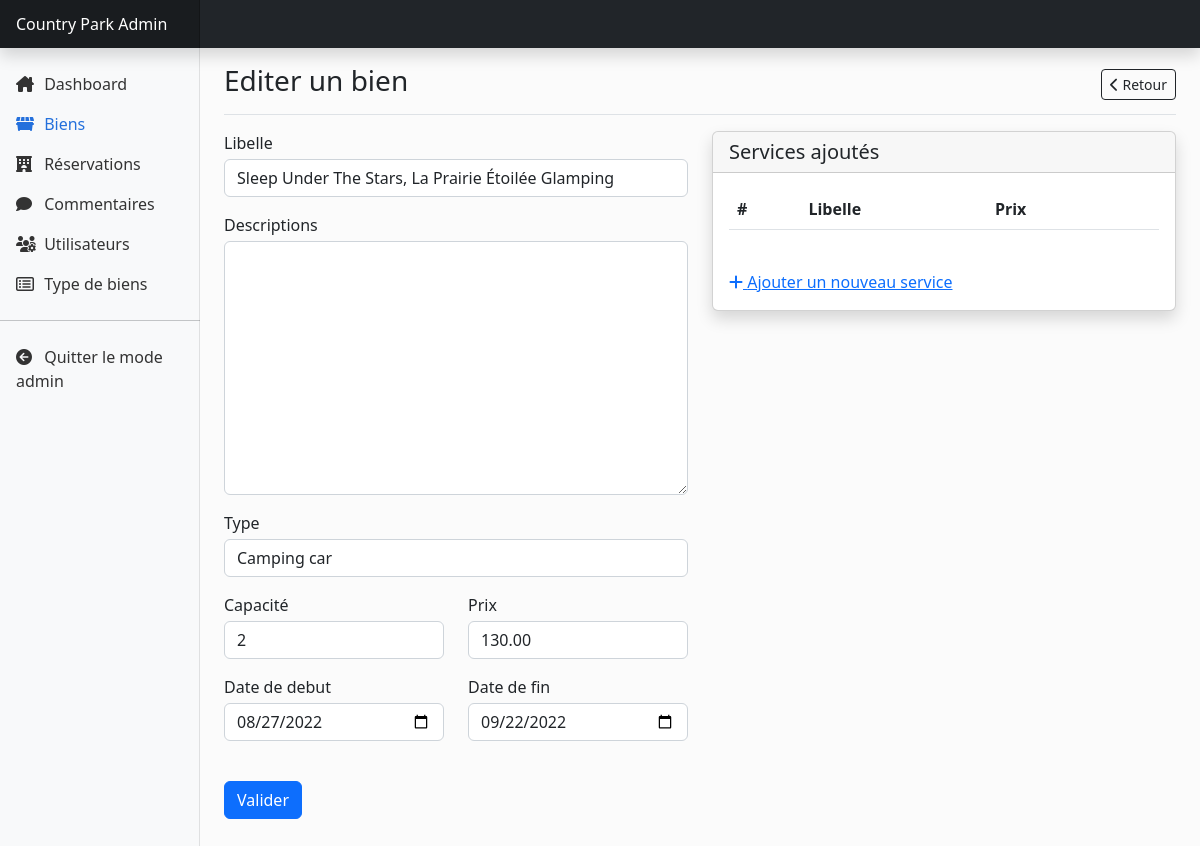
The page /admin/biens.php?action=edit&edit=3 (signed in) on the database its author committed.
### tables this page shows
CREATE TABLE `biens` (
  `id` int(11) NOT NULL,
  `libelle` varchar(100) NOT NULL,
  `datedebut` date NOT NULL,
  `datefin` date NOT NULL,
  `prix` decimal(10,2) NOT NULL,
  `descriptions` text NOT NULL,
  `capacite` int(11) NOT NULL,
  `typebien` int(11) NOT NULL
);

CREATE TABLE `typebiens` (
  `id` int(11) NOT NULL,
  `libelle` varchar(100) NOT NULL,
  `datecreation` datetime NOT NULL DEFAULT current_timestamp(),
  `datemiseajour` datetime NOT NULL DEFAULT current_timestamp()
);

### includes/db/biens.sql.php (called while the page is built, shortened)
<?php
function get_bien_by_id($id) {
    $pdo = get_connexion_pdo();
    $queryPrepare = $pdo->prepare("SELECT * FROM biens WHERE id = :id");
    $queryPrepare->bindParam(':id', $id);
    $queryPrepare->execute();
    return $queryPrepare->fetch();
}

### includes/db/type-biens.sql.php (called while the page is built, shortened)
<?php
function get_all_type_biens() {
    $pdo = get_connexion_pdo();
    $queryPrepared = $pdo->prepare("SELECT * FROM typebiens");
    $queryPrepared->execute();
    return $queryPrepared->fetchAll();
}
?>

### admin/includes/bien-editer.inc.php (the view, shortened to what this page needs)
<div class="d-flex justify-content-between flex-wrap flex-md-nowrap align-items-center pt-3 pb-2 mb-3 border-bottom">
    <h1 class="h3">Editer un bien </h1>
    <div class="btn-toolbar mb-2 mb-md-0">
        <a href="biens.php" class="btn btn-sm btn-outline-dark">
            <i class="fa-solid fa-chevron-left"></i>
            Retour
        </a>
    </div>
</div>
<?php
$bien = get_bien_by_id($_GET['edit']);
$id = $bien['id'];
$libelle = isset($_POST['libelle']) ? $_POST['libelle'] : $bien['libelle'];
$typeBienId = isset($_POST['typeBien']) ? $_POST['typeBien'] : $bien['typebien'];
$dateDebut = isset($_POST['dateDebut']) ? $_POST['dateDebut'] : $bien['datedebut'];
$dateFin = isset($_POST['dateFin']) ? $_POST['dateFin'] : $bien['datefin'];
$capacite = isset($_POST['capacite']) ? $_POST['capacite'] : $bien['capacite'];
$prix = isset($_POST['prix']) ? $_POST['prix'] : $bien['prix'];
$descriptions = isset($_POST['descriptions']) ? $_POST['descriptions'] : $bien['descriptions'];
$typeBiens = get_all_type_biens();
$erreurs = array();
?>
<form method="POST" action="biens.php?action=edit&edit=<?= $id ?>">
    <div class="row">
        <div class="col-lg-6 col-md-12 mb-md-5">
            <div class="row mb-3">
                <div class="col-md-12">
                    <div class="form-outline flex-fill mb-0">
                        <label class="form-label mb-1" for="libelle">Libelle</label>
                        <input type="text" id="libelle" name="libelle" class="form-control <?= empty($erreurs['libelle']) ? '' : 'is-invalid' ?>" value="<?= $libelle ?>" required />
                    </div>
                </div>
            </div>
            <div class="row">
                <div class="col-md-12">
                    <div class="form-outline flex-fill mb-0">
                        <label class="form-label mb-1" for="description">Descriptions</label>
                        <textarea class="form-control <?= empty($erreurs['descriptions']) ? '' : 'is-invalid' ?>" rows="10" name="descriptions" required><?= $descriptions ?></textarea>
                    </div>
                </div>
            </div>
            <div class="row pt-3">
                <div class="col-md-12">
                    <div class="form-outline flex-fill mb-0">
                        <label class="form-label mb-1" for="typebien">Type</label>
                        <select class="form-control <?= empty($erreurs['typebien']) ? '' : 'is-invalid' ?>" name="typeBien" required>
                            <?php
                            foreach ($typeBiens as $typeBien) {
                            ?>
                                <option <?= $typeBienId == $typeBien['id'] ? 'selected' : '' ?> value="<?= $typeBien['id'] ?>"><?= $typeBien['libelle'] ?></option>
                            <?php
                            }
                            ?>
                        </select>
                    </div>
                </div>
            </div>
            <div class="row pt-3">
                <div class="col-lg-6 col-md-12">
                    <div class="form-outline flex-fill mb-0">
                        <label class="form-label mb-1" for="capacite">Capacité</label>
                        <input type="number" min="1" id="capacite" name="capacite" class="form-control <?= empty($erreurs['capacite']) ? '' : 'is-invalid' ?>" value="<?= $capacite ?>" required />
                    </div>
                </div>
                <div class="col-lg-6 col-md-12">
                    <div class="form-outline flex-fill mb-0">
                        <label class="form-label mb-1" for="prix">Prix</label>
                        <input type="number" min="1" id="prix" name="prix" step="0.01" class="form-control <?= empty($erreurs['prix']) ? '' : 'is-invalid' ?>" value="<?= $prix ?>" required />
                    </div>
                </div>
            </div>
            <div class="row pt-3">
                <div class="col-lg-6 col-md-12">
                    <div class="form-outline flex-fill mb-0">
                        <label class="form-label mb-1" for="dateDebut">Date de debut</label>
                        <input type="date" id="dateDebut" name="dateDebut" class="form-control <?= empty($erreurs['dateDebut']) ? '' : 'is-invalid' ?>" value="<?= $dateDebut ?>" required />
                    </div>
                </div>
                <div class="col-lg-6 col-md-12">
                    <div class="form-outline flex-fill mb-0">
                        <label class="form-label mb-1" for="dateFin">Date de fin</label>
                        <input type="date" id="dateFin" name="dateFin" class="form-control <?= empty($erreurs['dateFin']) ? '' : 'is-invalid' ?>" value="<?= $dateFin ?>" required />
                    </div>
                </div>
            </div>
            <div class="row pt-4">
                <div class="col-6 mt-3">
                    <button type="submit" class="btn btn-primary ">Valider</button>
                </div>
            </div>
        </div>
        <div class="col-lg-6 col-md-12 mb-sm-5 ">
            <div class="card shadow">
                <h5 class="card-header">Services ajoutés</h5>
                <div class="card-body">
                    <table class="table">
                        <thead>
                            <th>#</th>
                            <th>Libelle</th>
                            <th>Prix</th>
                            <th></th>
                        </thead>
                    </table>
                    <a href="#" class="card-link mt-4 d-inline-block" data-bs-toggle="modal" data-bs-target="#serviceModal"><i class="fa-solid fa-plus"></i> Ajouter un nouveau service</a>
                </div>
            </div>
        </div>
    </div>
</form>

### assets/styles/main.css (style rules this page uses)
body { background: #fbfbfb; }

### rows shown on the page
biens: libelle "Sleep Under The Stars, La Prairie Étoilée Glamping", typeBien "Camping car", capacite "2", prix "130.00", dateDebut "08/27/2022", dateFin "09/22/2022"
